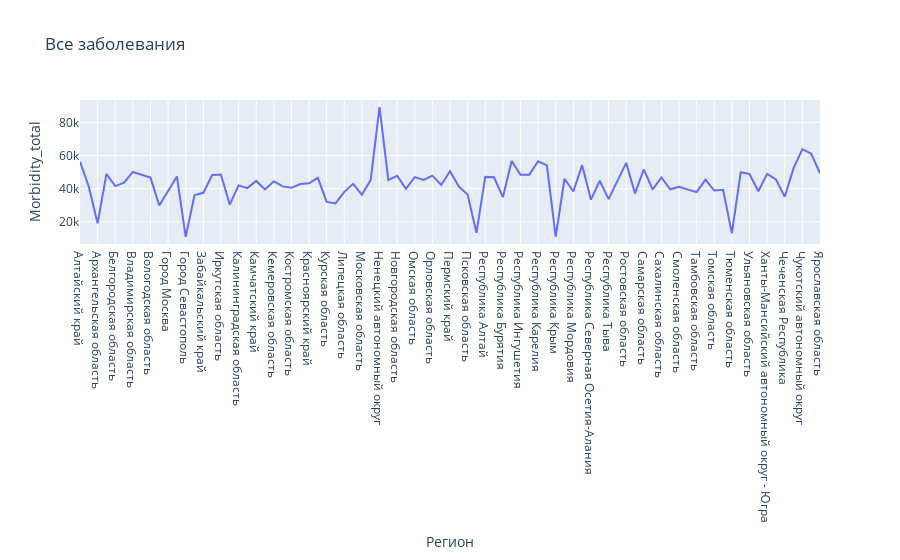

The notebook cell this image was saved under:
### Code cell
fig = px.line(df_morbidity_total, y='Morbidity_total', width = 900, title = 'Все заболевания')
fig.show()

### Figure 1 — Plotly figure (JSON) as saved in the notebook; plotly's stock layout.template omitted (floating-point values rounded to 4 significant figures)
{"data": [{"hovertemplate": "Регион=%{x}<br>Morbidity_total=%{y}<extra></extra>", "legendgroup": "", "line": {"color": "#636efa", "dash": "solid"}, "marker": {"symbol": "circle"}, "mode": "lines", "name": "", "orientation": "v", "showlegend": false, "type": "scatter", "x": ["Алтайский край", "Амурская область", "Архангельская область", "Астраханская область", "Белгородская область", "Брянская область", "Владимирская область", "Волгоградская область", "Вологодская область", "Воронежская область", "Город Москва", "Город Санкт-Петербург", "Город Севастополь", "Еврейская автономная область", "Забайкальский край", "Ивановская область", "Иркутская область", "Кабардино-Балкарская Республика", "Калининградская область", "Калужская область", "Камчатский край", "Карачаево-Черкесская Республика", "Кемеровская область", "Кировская область", "Костромская область", "Краснодарский край", "Красноярский край", "Курганская область", "Курская область", "Ленинградская область", "Липецкая область", "Магаданская область", "Московская область", "Мурманская область", "Ненецкий автономный округ", "Нижегородская область", "Новгородская область", "Новосибирская область", "Омская область", "Оренбургская область", "Орловская область", "Пензенская область", "Пермский край", "Приморский край", "Псковская область", "Республика Адыгея", "Республика Алтай", "Республика Башкортостан", "Республика Бурятия", "Республика Дагестан", "Республика Ингушетия", "Республика Калмыкия", "Республика Карелия", "Республика Коми", "Республика Крым", "Республика Марий Эл", "Республика Мордовия", "Республика Саха (Якутия)", "Республика Северная Осетия-Алания", "Республика Татарстан", "Республика Тыва", "Республика Хакасия", "Ростовская область", "Рязанская область", "Самарская область", "Саратовская область", "Сахалинская область", "Свердловская область", "Смоленская область", "Ставропольский край", "Тамбовская область", "Тверская область", "Томская область", "Тульская область", "Тюменская область", "Удмуртская Республика", "Ульяновская область", "Хабаровский край", "Ханты-Мансийский автономный округ - Югра", "Челябинская область", "Чеченская Республика", "Чувашская Республика", "Чукотский автономный округ", "Ямало-Ненецкий автономный округ", "Ярославская область"], "xaxis": "x", "y": [56340.0, 41200.0, 19130.0, 48920.0, 41560.0, 43700.0, 50096, 48320.0, 46710.0, 29810.0, 38460.0, 47410.0, 10940.0, 36160.0, 37510.0, 48230.0, 48540.0, 30330.0, 41990.0, 40340.0, 44680.0, 39550.0, 44490.0, 41380.0, 40520.0, 42820.0, 43250.0, 46580.0, 32010.0, 31080.0, 38120.0, 42920.0, 36380.0, 45300.0, 89230.0, 45300.0, 47740.0, 39880.0, 46980.0, 45250.0, 47900.0, 42270.0, 50540.0, 41290.0, 36420.0, 13360.0, 47120.0, 46890.0, 34880.0, 56740.0, 48380.0, 48490.0, 56550.0, 54100.0, 11080.0, 46000.0, 38280.0, 54240.0, 33400.0, 44810.0, 33730.0, 44390.0, 55630.0, 37150.0, 51630.0, 39520.0, 46870.0, 39630.0, 41190.0, 39460.0, 37980.0, 45420.0, 38880.0, 39380.0, 13010.0, 49950.0, 48900.0, 38430.0, 48930.0, 45570.0, 35140.0, 52390.0, 63920.0, 61160.0, 49310.0], "yaxis": "y"}], "layout": {"autosize": true, "legend": {"tracegroupgap": 0}, "title": {"text": "Все заболевания"}, "xaxis": {"anchor": "y", "autorange": true, "domain": [0, 1], "range": [0, 84], "title": {"text": "Регион"}, "type": "category"}, "yaxis": {"anchor": "x", "autorange": true, "domain": [0, 1], "range": [6590.0, 93580.0], "title": {"text": "Morbidity_total"}, "type": "linear"}}}
